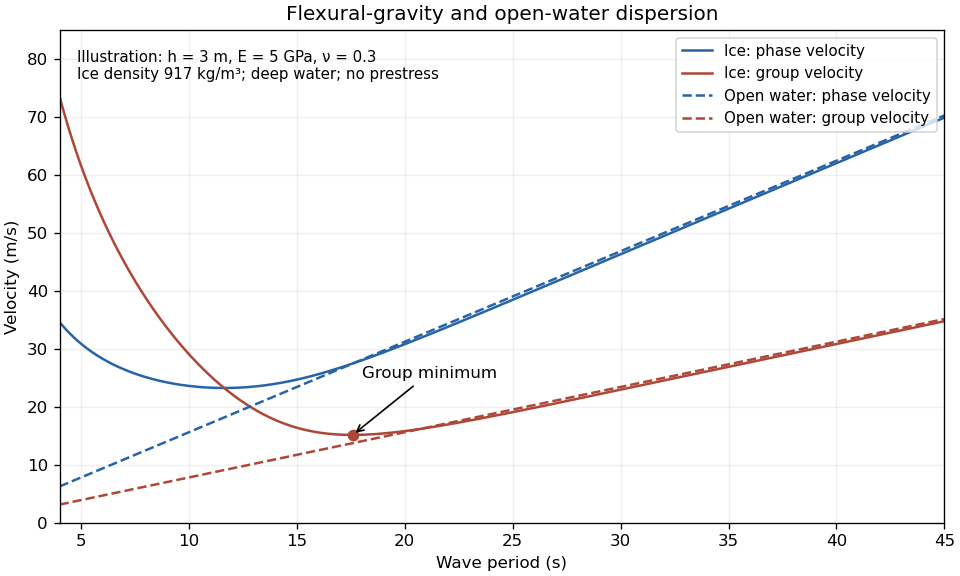

Source code (Python):
"""Illustrative thin-plate dispersion; tested Python 3.14.4, NumPy 2.3.5, Matplotlib 3.10.7."""
import numpy as np
import matplotlib
matplotlib.use("Agg")
import matplotlib.pyplot as plt
rho,rhoi,g,h,E,nu=1025.,917.,9.81,3.,5e9,.3
D=E*h**3/(12*(1-nu**2));alpha=rhoi*h/rho;beta=D/rho
k=np.geomspace(.001,.11,3000)
w=np.sqrt((g*k+beta*k**5)/(1+alpha*k))
T=2*np.pi/w;cp=w/k
cg=(g+5*beta*k**4+4*alpha*beta*k**5)/(2*w*(1+alpha*k)**2)
fig,ax=plt.subplots(figsize=(8,4.8),dpi=120,layout="constrained")
ax.plot(T,cp,color="#2764a7",label="Ice: phase velocity")
ax.plot(T,cg,color="#ae4737",label="Ice: group velocity")
t=np.linspace(4,45,400)
ax.plot(t,g*t/(2*np.pi),"--",color="#2764a7",label="Open water: phase velocity")
ax.plot(t,g*t/(4*np.pi),"--",color="#ae4737",label="Open water: group velocity")
j=np.argmin(cg);ax.plot(T[j],cg[j],"o",color="#ae4737")
ax.annotate("Group minimum",(T[j],cg[j]),xytext=(18,25),arrowprops={"arrowstyle":"->"})
ax.set(xlim=(4,45),ylim=(0,85),xlabel="Wave period (s)",ylabel="Velocity (m/s)",title="Flexural-gravity and open-water dispersion")
ax.text(.02,.96,"Illustration: h = 3 m, E = 5 GPa, ν = 0.3\nIce density 917 kg/m³; deep water; no prestress",transform=ax.transAxes,va="top",fontsize=9)
ax.grid(alpha=.2);ax.legend(loc="upper right",fontsize=9)
fig.savefig("paper-72-flexural-gravity.png",facecolor="white",transparent=False)
